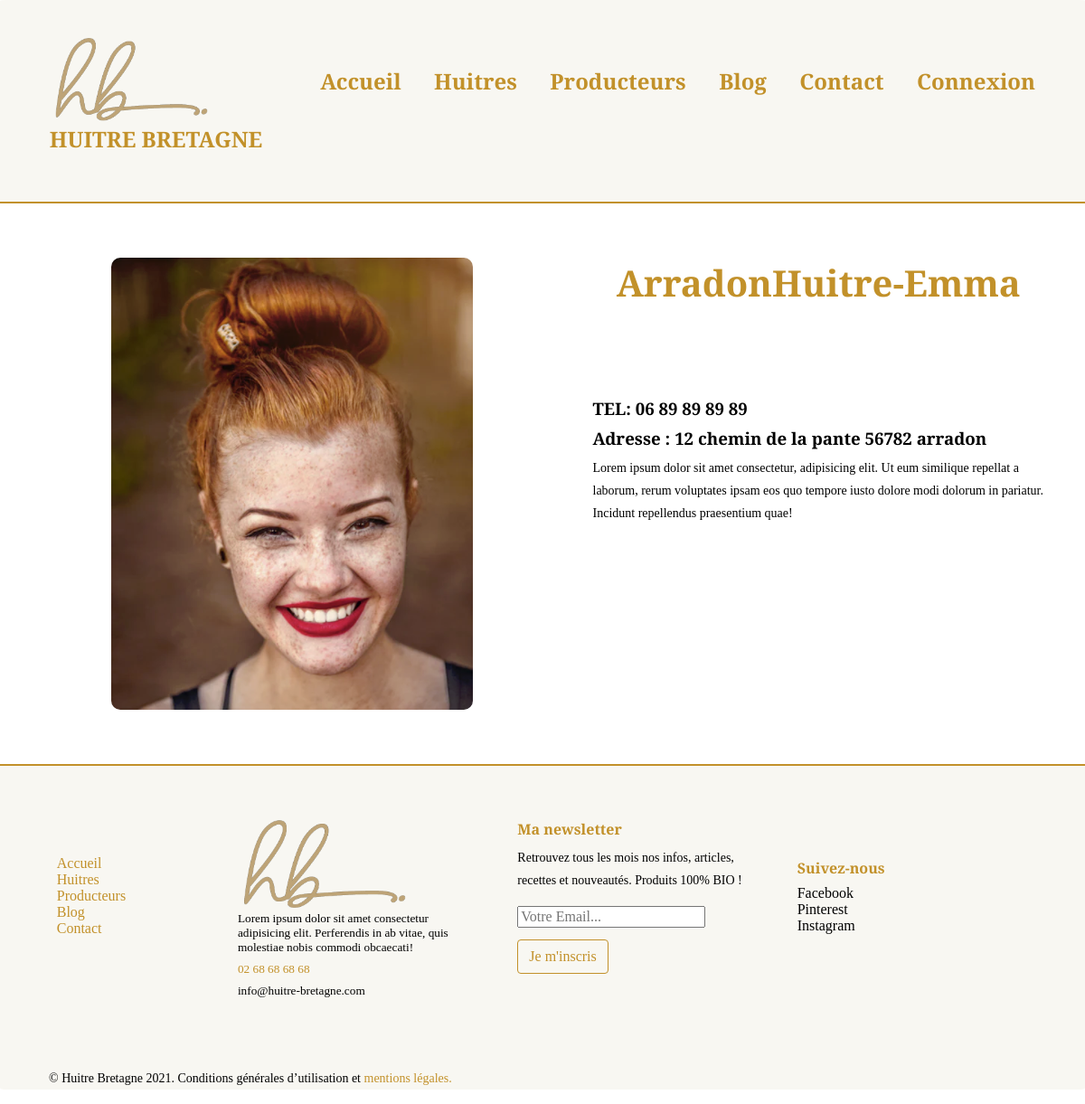
Page /index.php?action=producer&id=7 on the committed database.
### tables this page shows
CREATE TABLE IF NOT EXISTS `producers` (
  `id` int(20) unsigned NOT NULL AUTO_INCREMENT,
  `p_name` longtext,
  `adresse` longtext,
  `tel` longtext,
  `p_content` longtext,
  `alt` longtext,
  `img` longtext,
  `huitre_id` int(10) unsigned NOT NULL,
  PRIMARY KEY (`id`),
  KEY `FK_producers_huitres` (`huitre_id`),
  CONSTRAINT `FK_producers_huitres` FOREIGN KEY (`huitre_id`) REFERENCES `huitres` (`id`)
);

### app/Controllers/Front/FrontController.php (called while the page is built, shortened)
<?php
class FrontController{
    function producer($id){
        $producers = new \Project\Models\ProducerManager();
        $producer = $producers->getProducer($id);
        require 'app/views/front/producer.php';
    }
    }

### app/Models/ProducerManager.php (called while the page is built, shortened)
<?php
class ProducerManager extends Manager{
    public function getProducer($id){
    $bdd = $this->bdConnect();
    $req = $bdd->prepare('SELECT * FROM producers WHERE id=?');
    $req->execute(array($id));
    return $req->fetch();
    }
}

### app/views/front/producer.php (the view, shortened to what this page needs)
<section class="producer text-center">
        <div class="article-page">
    <div class="article-img flex-1-item-perline-s flex-2-item-perline-m">
        <img class="img-fluid img-br-10px" src="<?= htmlspecialchars($producer['img']) ?>" alt="<?= htmlspecialchars($producer['alt']) ?>">
    </div>
    <div class="article-body flex-1-item-perline-s flex-2-item-perline-m">
        <h1 class="text-center"><?= htmlspecialchars($producer['p_name']) ?></h1>
        <h3>TEL: <?=htmlspecialchars($producer['tel']) ?></h3>
        <h3>Adresse : <?=htmlspecialchars($producer['adresse']) ?></h3>
        <p class="article-text"><?= htmlspecialchars($producer['p_content']) ?></p>
    </div>
</div>
<?php require 'templates/template.php'; ?>

### app/public/front/css/style.css (style rules this page uses)
html, body, div, span, applet, object, iframe, h1, h2, h3, h4, h5, h6, p, blockquote, div pre, a, abbr, acronym, address, big, cite, code, del, dfn, em, font, img, ins, kbd, q, s, samp, small, strike, strong, sub, sup, tt, var, b, u, i, center, dl, dt, dd, ol, ul, li, figure, header, nav, section, article, aside, footer, figcaption { margin: 0; padding: 0; border: 0; outline: 0; }
header, nav, section, article, aside, footer, hgroup { display: block; }
* { box-sizing: border-box; }
html, body { font-family: "Cormorant Garamond", serif; font-weight: 400; font-size: 16px; background-color: #fff; -ms-text-size-adjust: 100%; -webkit-font-smoothing: antialiased; -moz-osx-font-smoothing: grayscale; }
h1, h2, h3, h4, h5, h6 { margin-top: 0; margin-bottom: 0.5rem; }
p { margin-top: 0; margin-bottom: 1rem; font-size: 14px; line-height: 25px; }
img { vertical-align: middle; border-style: none; }
@media screen and (min-width: 768px) { .flex-2-item-perline-m { flex: 0 0 50%; max-width: 50%; } }
.img-fluid { max-width: 100%; height: auto; }
.img-br-10px { border-radius: 10px; -webkit-border-radius: 10px; -moz-border-radius: 10px; -ms-border-radius: 10px; -o-border-radius: 10px; }
.article-page { display: flex; justify-content: space-between; flex-wrap: wrap; flex-direction: row; }
.article-page .article-body { width: 80%; text-align: left; padding-left: 5%; }
.article-page .article-body p { margin-bottom: 15%; }
.text-center { text-align: center; }
h1 { color: #c2912a; font: bold 2.5rem "Cormorant Garamond", serif; margin-bottom: 0.5rem; }
@media screen and (min-width: 768px) { .producer h1 { margin-bottom: 20%; } }

### rows in the picture
producers: p_name "ArradonHuitre-Emma", tel "06 89 89 89 89", adresse "12 chemin de la pante 56782 arradon", p_content "Lorem ipsum dolor sit amet consectetur, adipisicing elit. Ut eum similique repellat a laborum, rerum voluptates ipsam eos quo tempore iusto dolore modi dolorum in pariatur. Incidunt repellendus praesentium quae!"
